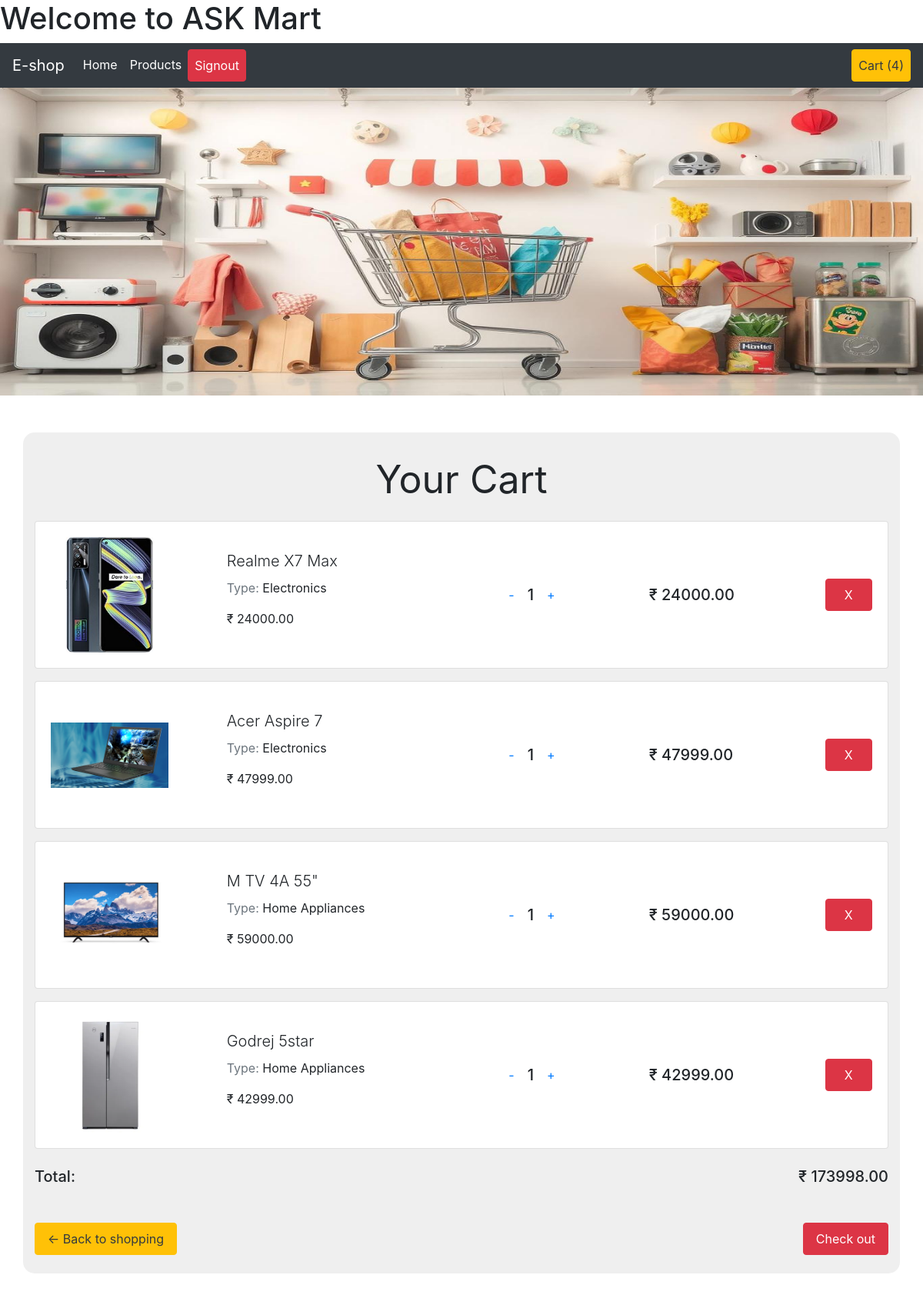
Page /view_cart/ (signed in) on the committed database.
### shop/models.py (models this page shows, shortened)
class CartItem(models.Model):
    product = models.ForeignKey(Product, on_delete=models.CASCADE)
    cart = models.ForeignKey(Cart, on_delete=models.CASCADE, related_name='prods')
    quantity = models.IntegerField()
    active = models.BooleanField(default=True)
    def prod_sub_total(self):
        return self.product.price * self.quantity

class Product(models.Model):
    name = models.CharField(max_length=50)
    desc = models.TextField()
    image = models.ImageField(upload_to='product')
    price = models.DecimalField(decimal_places=2, max_digits=10)
    date_created = models.DateField(auto_now_add=True)
    stock = models.IntegerField()
    available = models.BooleanField(default=True)
    category = models.ForeignKey(Category, on_delete=models.CASCADE)

class Category(models.Model):
    name = models.CharField(max_length=50)
    desc = models.TextField()
    image = models.ImageField(upload_to='category')
    def __str__(self):
        return self.name

### shop/views.py (the view)
# urls.py: path('view_cart/', views.view_cart, name='view_cart'),
@login_required
def view_cart(request):
    total = 0
    counter = 0
    cart_items = None
    try:
        cart = Cart.objects.get(user=request.user)
        cart_items = CartItem.objects.filter(cart=cart, active=True)
        for cart_item in cart_items:
            total += (cart_item.product.price * cart_item.quantity)
            counter += cart_item.quantity
    except Cart.DoesNotExist:
        pass
    return render(request, 'cartpage.html', {'cart_items': cart_items, 'total':total, 'counter':counter, 'cart':cart})

### templates/cartpage.html (shortened to what this page needs)
{% extends 'basepage.html' %}
{% load static %}
{% block content1 %}
<div class="container my-5 py-4" style="background-color: #eeee; border-radius: 15px;">
  <div>
    <p style="text-align: center; font-size: 50px;">Your Cart</p>
  </div>
  <div class="row">
    <div class="col-12">
      {% if not cart_items %}
        <br>
        <h1 class="text-center my_title">Your Cart is empty</h1>
        <br>
        <p class="text-center">Please Click <a href="{% url 'userdash' %}">Here</a> to continue shopping</p>
      {% else %}
        {% for item in cart_items %}
        <div class="card mb-3">
          <div class="card-body">
            <div class="row d-flex justify-content-between align-items-center">
              <div class="col-md-2 col-lg-2 col-xl-2">
                <img src="{{ item.product.image.url }}" class="img-fluid rounded-3 img-size" alt="productimage">
              </div>
              <div class="col-md-4 col-lg-3 col-xl-3">
                <p class="lead fw-normal mb-2">{{ item.product.name }}</p>
                <p><span class="text-muted">Type: </span>{{ item.product.category }}</p>
                <p>₹ {{ item.product.price|floatformat:2 }}</p>
              </div>
              <div class="col-md-2 col-lg-2 col-xl-2 d-flex align-items-center justify-content-center">
                <a href="{% url 'removefromcart' item.product.id %}" class="btn btn-link px-2">-</a>
                <h5 class="mb-0 mx-2">{{ item.quantity }}</h5>
                <a href="{% url 'addtocart' item.product.id %}" class="btn btn-link px-2">+</a>
              </div>
              <div class="col-md-2 col-lg-2 col-xl-2">
                <h5 class="mb-0">₹ {{ item.prod_sub_total|floatformat:2 }}</h5>
              </div>
              <div class="col-md-1 col-lg-1 col-xl-1 text-end">
                <a class="nav-link btn btn-danger text-white" href="{% url 'completeremovecart' item.product.id %}">X</a>
              </div>
            </div>
          </div>
        </div>
        {% endfor %}
        <div class="d-flex justify-content-between mt-4">
          <h5 class="fw-bold mb-0">Total:</h5>
          <h5 class="fw-bold mb-0">₹ {{ total }}</h5>
        </div>
        <br>
        <div class="d-flex justify-content-between mt-4">
          <a class="nav-link btn btn-warning text-dark" href="{% url 'userdash' %}">&larr; Back to shopping</a>
          <a class="nav-link btn btn-danger text-white" href="#">Check out</a>
        </div>
      {% endif %}
    </div>
  </div>
</div>
{% endblock %}

### templates/cartpage.html (style rules this page uses)
.img-size { width: 100%; height: 150px; object-fit: contain; border-radius: 5px; }

### rows in the picture
CartItem: product.image (picture), product.name "Realme X7 Max", product.category "Electronics", product.price "24000.00", quantity "1", prod_sub_total "24000.00"
CartItem: product.image (picture), product.name "Acer Aspire 7", product.category "Electronics", product.price "47999.00", quantity "1", prod_sub_total "47999.00"
CartItem: product.image (picture), product.name "M TV 4A 55\"", product.category "Home Appliances", product.price "59000.00", quantity "1", prod_sub_total "59000.00"
CartItem: product.image (picture), product.name "Godrej 5star", product.category "Home Appliances", product.price "42999.00", quantity "1", prod_sub_total "42999.00"

### other values in the picture
{{ counter }} "4"
{{ total }} "173998.00"
